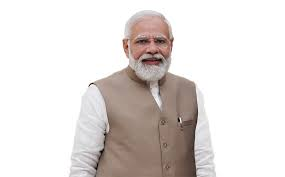
#> input picture model/test_images/download.jpg, 285 x 177 px
$ jupyter execute --allow-errors Image_classification.ipynb   (shell and % lines are left out)
#> lines starting #> are read from the running program, lines starting #| are printed output that depends on the picture
[cell 1]
import numpy as np
import cv2
import matplotlib
from matplotlib import pyplot as plt

## 1) Preprocessing of the data

[cell 2]
img= cv2.imread('./test_images/download.jpg')
#> img is the input picture: shape (177, 285, 3); mean B, G, R 218.3, 220.7, 226.3

[cell 3]
plt.imshow(img)

[cell 4]
gray= cv2.cvtColor(img, cv2.COLOR_BGR2GRAY)
gray.shape
#> Out = (177, 285)

[cell 5]
gray

[cell 6]
plt.imshow(gray, cmap= 'gray')

## Now, will apply haarcascade technique to detect 2 eyes and face

[cell 7]
face_cascade= cv2.CascadeClassifier('C:/Users/admin/Desktop/Image_Classification/model/opencv/haarcascades/haarcascade_frontalface_default.xml')
eye_cascade = cv2.CascadeClassifier('C:/Users/admin/Desktop/Image_Classification/model/opencv/haarcascades/haarcascade_eye.xml')

[cell 8]
faces= face_cascade.detectMultiScale(gray,1.3,5)
#> faces = [[126, 22, 51, 51]]
faces
#> Out = [[126, 22, 51, 51]]

[cell 9]
(x,y,w,h)= faces[0]
#> x = 126; y = 22; w = 51; h = 51
x,y,w,h
#> Out = (126, 22, 51, 51)

[cell 10]
face_img= cv2.rectangle(img, (x,y),(x+w,y+h),(255,0,0),2)
plt.imshow(face_img)

[cell 11]
cv2.destroyAllWindows()
for (x,y,w,h) in faces:
    face_img= cv2.rectangle(img, (x,y),(x+w,y+h),(255,0,0),2)
    roi_gray = gray[y:y+h, x:x+w]
    roi_color= face_img[y:y+h, x:x+w]
    eyes= eye_cascade.detectMultiScale(roi_gray)
    for (ex,ey,ew,eh) in eyes:
        cv2.rectangle(roi_color, (ex,ey),(ex+ew,ey+eh),(255,0,0),2)
#> this loop made 1 pass

plt.figure()
plt.imshow(face_img, cmap= 'gray')
plt.show()

[cell 12]
plt.imshow(roi_color, cmap= 'gray')

[cell 13]
roi_color

[cell 14]
cropped_img= np.array(roi_color)
cropped_img.shape
#> Out = (51, 51, 3)

[cell 15]
def get_cropped_image_if_2_eyes(image_path):
    img = cv2.imread(image_path,1)
    gray = cv2.cvtColor(img, cv2.COLOR_BGR2GRAY)
    faces = face_cascade.detectMultiScale(gray, 1.3, 5)
    for (x,y,w,h) in faces:
        roi_gray = gray[y:y+h, x:x+w]
        roi_color = img[y:y+h, x:x+w]
        eyes = eye_cascade.detectMultiScale(roi_gray)
        if len(eyes) >= 2:
            return roi_color

[cell 16]
original_image = cv2.imread('./test_images/14.jpg')
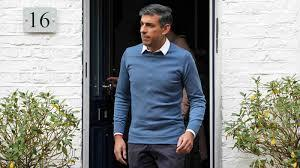
#> input picture model/test_images/14.jpg, 300 x 168 px
#> original_image is the input picture: shape (168, 300, 3); mean B, G, R 136.7, 138.8, 136.4
plt.imshow(original_image)

[cell 17]
cropped_img = get_cropped_image_if_2_eyes('./test_images/13.jpg')
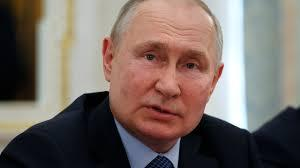
#> input picture model/test_images/13.jpg, 300 x 168 px
#> in get_cropped_image_if_2_eyes, img is the input picture: shape (168, 300, 3); mean B, G, R 100.8, 106.6, 119.3
#> in get_cropped_image_if_2_eyes, `gray = cv2.cvtColor(img, cv2.COLOR_BGR2GRAY)`:
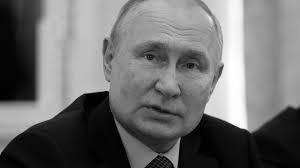
#> gray: shape (168, 300); min 0, max 255, mean 109.8
#> in get_cropped_image_if_2_eyes, `faces = face_cascade.detectMultiScale(gray, 1.3, 5)`: faces = [[108, 15, 122, 122]]
#> the loop in get_cropped_image_if_2_eyes, `for (x,y,w,h) in faces:` made 1 pass
#> (x, y, w, h, eyes) on pass 1: (108, 15, 122, 122, [[26, 24, 35, 35], [63, 30, 37, 37]])
#> pass 1, in get_cropped_image_if_2_eyes, `roi_color = img[y:y+h, x:x+w]`:
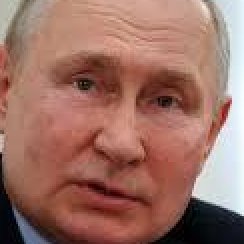
#> roi_color: shape (122, 122, 3) (shown 2 times larger); mean B, G, R 100.9, 112.5, 156.6
plt.imshow(cropped_img)

[cell 18]
cropped_image_no_2_eyes = get_cropped_image_if_2_eyes('./test_images/14.jpg')
#> call 2 of get_cropped_image_if_2_eyes, with image_path = './test_images/14.jpg'
#> in get_cropped_image_if_2_eyes (call 2), `gray = cv2.cvtColor(img, cv2.COLOR_BGR2GRAY)`:
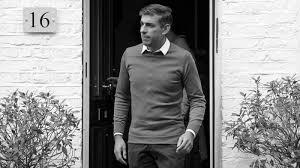
#> gray: shape (168, 300); min 0, max 255, mean 137.8
#> in get_cropped_image_if_2_eyes (call 2), `faces = face_cascade.detectMultiScale(gray, 1.3, 5)`: faces = ()
cropped_image_no_2_eyes

[cell 19]
cropped_image_no_2_eyes

[cell 20]
path_to_data = "./dataset/"
path_to_cr_data = "./dataset/cropped/"

[cell 21]
import os
img_dirs = []
for entry in os.scandir(path_to_data):
    if entry.is_dir():
        img_dirs.append(entry.path)
#> pass 2 of the loop `for entry in os.scandir(path_to_data):`:

[cell 22]
img_dirs

[cell 23]
import shutil
if os.path.exists(path_to_cr_data):
     shutil.rmtree(path_to_cr_data)
os.mkdir(path_to_cr_data)

[cell 24]
cropped_image_dirs = []
leaders_file_names_dict = {}
for img_dir in img_dirs:
    count = 1
    leaders_name = img_dir.split('/')[-1]
    leaders_file_names_dict[leaders_name] = []
    for entry in os.scandir(img_dir):
        print(entry.path)
        roi_color = get_cropped_image_if_2_eyes(entry.path)
#> call 3 of get_cropped_image_if_2_eyes, with image_path = './dataset/narendra modi/6.jpg'
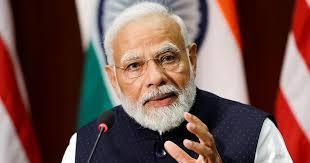
#> input picture model/dataset/narendra modi/6.jpg, 310 x 163 px
#> in get_cropped_image_if_2_eyes, img is the input picture: shape (163, 310, 3); mean B, G, R 79.2, 84.5, 114.3
#> in get_cropped_image_if_2_eyes (call 3), `gray = cv2.cvtColor(img, cv2.COLOR_BGR2GRAY)`:
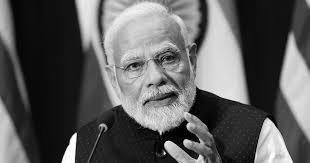
#> gray: shape (163, 310); min 0, max 255, mean 92.8
#> in get_cropped_image_if_2_eyes (call 3), `faces = face_cascade.detectMultiScale(gray, 1.3, 5)`: faces = [[114, 27, 89, 89]]
#> the loop in get_cropped_image_if_2_eyes (call 3), `for (x,y,w,h) in faces:` made 1 pass
#> (x, y, w, h, eyes) on pass 1: (114, 27, 89, 89, [[9, 26, 24, 24]])
#> pass 1, in get_cropped_image_if_2_eyes (call 3), `roi_gray = gray[y:y+h, x:x+w]`:
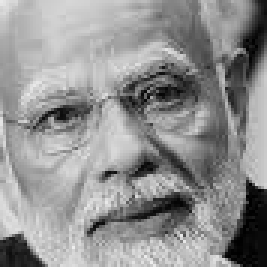
#> roi_gray: shape (89, 89) (shown 3 times larger); min 0, max 237, mean 144.8
#> pass 1, in get_cropped_image_if_2_eyes (call 3), `roi_color = img[y:y+h, x:x+w]`:
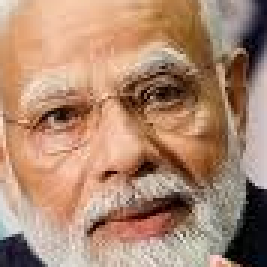
#> roi_color: shape (89, 89, 3) (shown 3 times larger); mean B, G, R 112.8, 136.5, 173.3
        if roi_color is not None:
            cropped_folder = path_to_cr_data + leaders_name
            if not os.path.exists(cropped_folder):
                os.makedirs(cropped_folder)
                cropped_image_dirs.append(cropped_folder)
                print("Generating cropped images in folder: ",cropped_folder)
            cropped_file_name = leaders_name + str(count) + ".png"
            cropped_file_path = cropped_folder + "/" + cropped_file_name
            cv2.imwrite(cropped_file_path, roi_color)
            leaders_file_names_dict[leaders_name].append(cropped_file_path)
            count += 1
#> pass 2 of the loop `for img_dir in img_dirs:`:
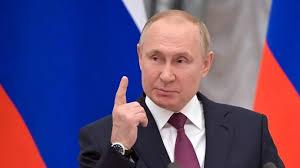
#> input picture model/dataset/Vladimir Putin/10.jpg, 300 x 168 px
#> in get_cropped_image_if_2_eyes, img is the input picture: shape (168, 300, 3); mean B, G, R 121.8, 77.4, 94.8
#> in get_cropped_image_if_2_eyes (call 4), `faces = face_cascade.detectMultiScale(gray, 1.3, 5)`: faces = [[130, 31, 75, 75]]
#> the loop in get_cropped_image_if_2_eyes, `for (x,y,w,h) in faces:` made 1 pass
#> (x, y, w, h, eyes) on pass 1: (130, 31, 75, 75, [[16, 15, 23, 23], [38, 17, 24, 24], [30, 18, 22, 22]])
#> pass 1, in get_cropped_image_if_2_eyes (call 4), `roi_color = img[y:y+h, x:x+w]`:
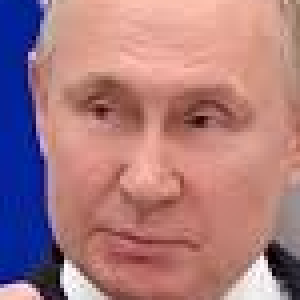
#> roi_color: shape (75, 75, 3) (shown 4 times larger); mean B, G, R 127.8, 122.6, 168.1

[cell 25]
leaders_file_names_dict

[cell 26]
import numpy as np
import pywt
import cv2

def w2d(img, mode='haar', level=1):
#> called with mode = 'db1', level = 5
    imArray = img
    #Datatype conversions
    #convert to grayscale
    imArray = cv2.cvtColor( imArray,cv2.COLOR_RGB2GRAY )
    #convert to float
    imArray =  np.float32(imArray)
    imArray /= 255;
    # compute coefficients
    coeffs=pywt.wavedec2(imArray, mode, level=level)

    #Process Coefficients
    coeffs_H=list(coeffs)
    coeffs_H[0] *= 0;

    # reconstruction
    imArray_H=pywt.waverec2(coeffs_H, mode);
    imArray_H *= 255;
    imArray_H =  np.uint8(imArray_H)
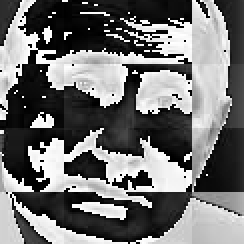
#> imArray_H: shape (122, 122) (shown 2 times larger); min 0, max 255, mean 113.6

    return imArray_H

[cell 27]
im_har = w2d(cropped_img,'db1',5)
plt.imshow(im_har, cmap='gray')

[cell 28]
im_har.shape
#> Out = (122, 122)

[cell 29]
class_dict = {}
count = 0
for leaders_name in leaders_file_names_dict.keys():
    class_dict[leaders_name] = count
    count = count + 1
class_dict

[cell 30]
X, y = [], []
for leaders_name, training_files in leaders_file_names_dict.items():
    for training_image in training_files:
        img = cv2.imread(training_image)
        if img is None:
            continue
        scalled_raw_img = cv2.resize(img, (32, 32))
        img_har = w2d(img,'db1',5)
        scalled_img_har = cv2.resize(img_har, (32, 32))
        combined_img = np.vstack((scalled_raw_img.reshape(32*32*3,1),scalled_img_har.reshape(32*32,1)))
        X.append(combined_img)
        y.append(class_dict[leaders_name])
#> pass 2 of the loop `for leaders_name, training_files in leaders_file_names_dict.items():`:
#> `scalled_img_har = cv2.resize(img_har, (32, 32))`:
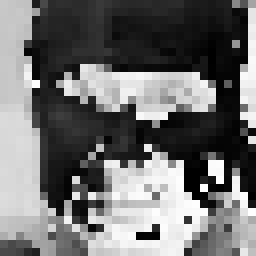
#> scalled_img_har: shape (32, 32) (shown 8 times larger); min 0, max 255, mean 110.5

[cell 31]
len(X[0])

[cell 32]
X

[cell 33]
X[0]

[cell 34]
32*32*3 + 32*32

[cell 35]
X[0]

[cell 36]
X[0].shape
#> Out = (4096, 1)

[cell 37]
y

[cell 38]
X = np.array(X).reshape(len(X),4096).astype(float)
X.shape
#> Out = (1, 4096)

[cell 39]
from sklearn.svm import SVC
from sklearn.preprocessing import StandardScaler
from sklearn.model_selection import train_test_split
from sklearn.pipeline import Pipeline
from sklearn.metrics import classification_report

#> (a cell that did not finish here is left out)

[cell 41]
{'barack obama': 0,
 'narendra modi': 1,
 'rahul gandhi': 2,
 'rishi sunak': 3,
 'vladimir putin': 4}

#> (a cell that did not finish here is left out)

[cell 43]
## Image augmentation

[cell 44]
import imageio
import imgaug as ia
import imgaug.augmenters as iaa

[cell 45]
input_img = plt.imread('./dataset/narendra modi/6.jpg')
